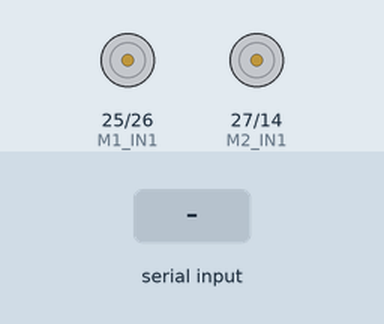
Bench run of a sketch on a simulated ESP32. Parts: motor-driver pin pairs drawn as motors (green arrow = first pin HIGH = forward, orange = second pin HIGH = backward, longer = more drive). The inputs (shaded band) are chosen by the test bench. Nothing arrives over Bluetooth unless stated; what the sketch prints to the serial monitor is not drawn.

Above: at 1.2 s.
1.3 s: "F" received over the second serial link
At 2.5 s:
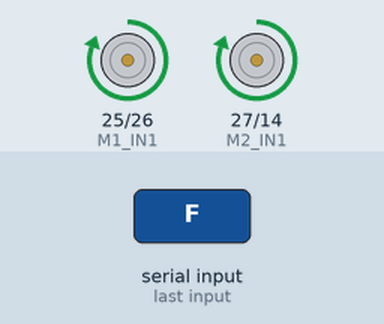
2.8 s: "B" received over the second serial link
At 3.6 s:
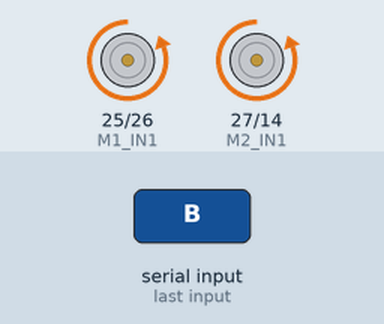
4.3 s: "L" received over the second serial link
At 4.8 s:
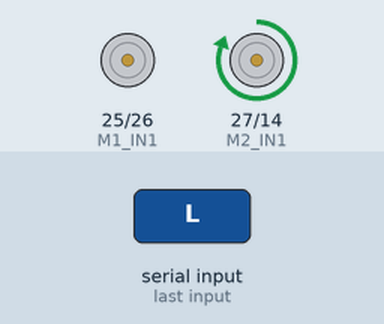
5.8 s: "R" received over the second serial link
At 7.0 s:
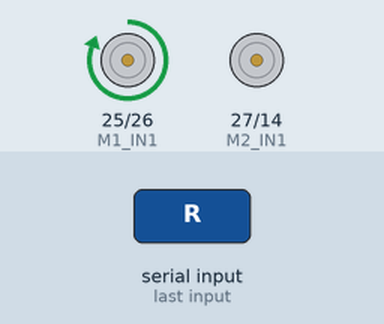
7.3 s: "S" received over the second serial link
At 8.3 s:
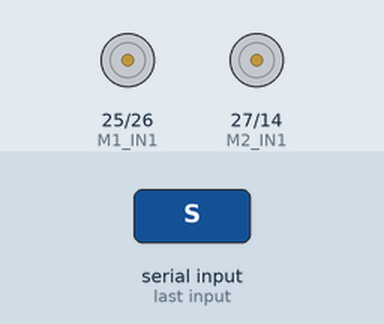
Timing chart, 0 to 9.8 s (numbered marks = the images above; inputs shaded):
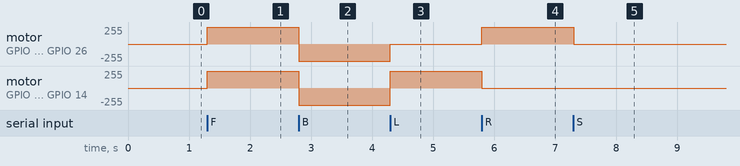

The sketch:

gallito.ino
```cpp
#include <BluetoothSerial.h> // Librería Bluetooth
BluetoothSerial SerialBT;

// Definir pines del controlador MX1508
#define M1_IN1 25
#define M1_IN2 26
#define M2_IN1 27
#define M2_IN2 14
int velocidad=255;

void setup() {
  // Configuración del Bluetooth
  Serial.begin(115200);
  String nombreBluetooth = "Friforce"; // Cambia el nombre a lo que prefieras
  SerialBT.begin(nombreBluetooth);

  Serial.println("El dispositivo está listo para emparejarse");

  // Configuración de los pines como salida
  pinMode(M1_IN1, OUTPUT);
  pinMode(M1_IN2, OUTPUT);
  pinMode(M2_IN1, OUTPUT);
  pinMode(M2_IN2, OUTPUT);

  // Inicializar motores apagados
  detener();
}

void loop() {
  if (SerialBT.available()) {
    char comando = SerialBT.read();
    controlarCarrito(comando);
  }
}

// Función para controlar el carrito
void controlarCarrito(char comando) {
  switch (comando) {
    case 'F': // Adelante
      avanzar();
      break;
    case 'B': // Atrás
      retroceder();
      break;
    case 'L': // Izquierda
      girarIzquierda();
      break;
    case 'R': // Derecha
      girarDerecha();
      break;
    case 'S': // Detener
      detener();
      break;
  }
}

// Funciones para mover el carrito
void avanzar() {
  analogWrite(M1_IN1, 255); // Velocidad máxima
  analogWrite(M1_IN2, 0);   // Dirección
  analogWrite(M2_IN1, 255); // Velocidad máxima
  analogWrite(M2_IN2, 0);   // Dirección
}

void retroceder() {
  analogWrite(M1_IN1, 0);
  analogWrite(M1_IN2, 255); // Dirección opuesta
  analogWrite(M2_IN1, 0);
  analogWrite(M2_IN2, 255); // Dirección opuesta
}

void girarIzquierda() {
  analogWrite(M1_IN1, 0);   // Motor izquierdo se detiene
  analogWrite(M1_IN2, 0);   // Motor izquierdo se detiene
  analogWrite(M2_IN1, 255); // Motor derecho avanza
  analogWrite(M2_IN2, 0);   // Dirección
}

void girarDerecha() {
  analogWrite(M1_IN1, 255); // Motor izquierdo avanza
  analogWrite(M1_IN2, 0);   // Dirección
  analogWrite(M2_IN1, 0);   // Motor derecho se detiene
  analogWrite(M2_IN2, 0);   // Motor derecho se detiene
}

void detener() {
  analogWrite(M1_IN1, 0);
  analogWrite(M1_IN2, 0);
  analogWrite(M2_IN1, 0);
  analogWrite(M2_IN2, 0);
}
```

Measured:
- after the input at 1.3 s, motor on GPIO 25 (M1_IN1) / GPIO 26 (M1_IN2), motor on GPIO 27 (M2_IN1) / GPIO 14 (M2_IN2): stopped → forward 255/255 at once
- after the input at 2.8 s, motor on GPIO 25 (M1_IN1) / GPIO 26 (M1_IN2), motor on GPIO 27 (M2_IN1) / GPIO 14 (M2_IN2): forward 255/255 → backward 255/255 at once
- after the input at 4.3 s, motor on GPIO 25 (M1_IN1) / GPIO 26 (M1_IN2): backward 255/255 → stopped at once; motor on GPIO 27 (M2_IN1) / GPIO 14 (M2_IN2): backward 255/255 → forward 255/255 at once
- after the input at 5.8 s, motor on GPIO 25 (M1_IN1) / GPIO 26 (M1_IN2): stopped → forward 255/255 at once; motor on GPIO 27 (M2_IN1) / GPIO 14 (M2_IN2): forward 255/255 → stopped at once
- after the input at 7.3 s, motor on GPIO 25 (M1_IN1) / GPIO 26 (M1_IN2): forward 255/255 → stopped at once
